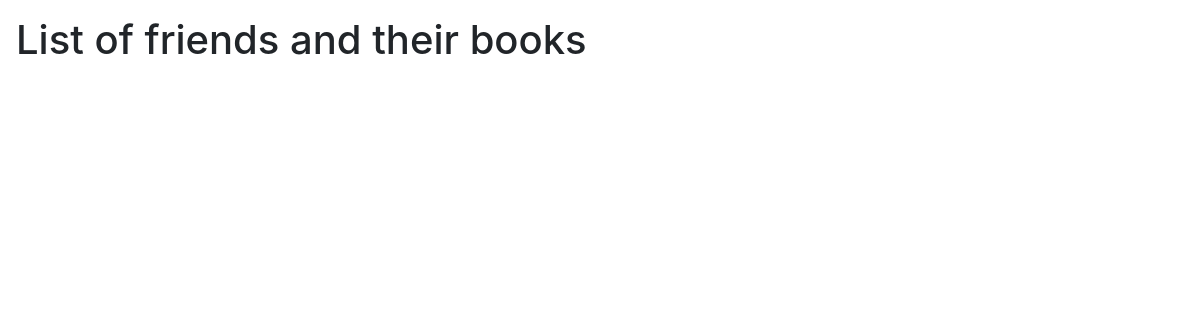
The page /friends/ on the database as committed earlier.
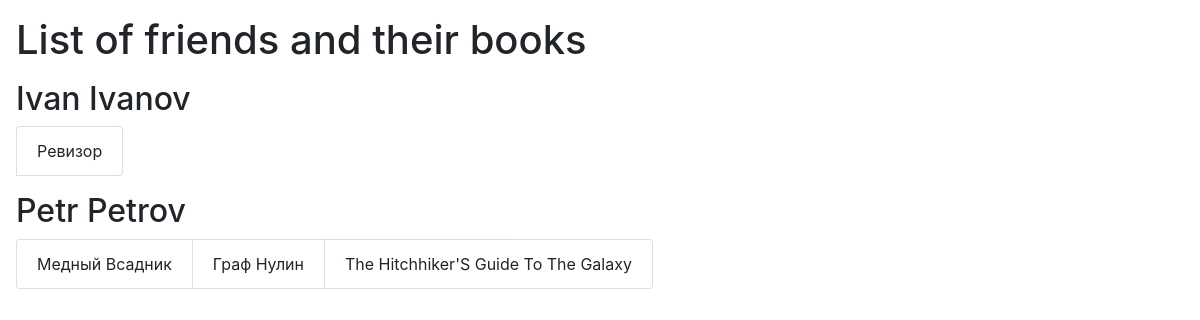
The same page on the database as committed later.
### app_first/models.py (models this page shows, shortened)
class Friend(models.Model):
    full_name = models.TextField()
    books = models.ManyToManyField(Book)

class Book(models.Model):
    ISBN = models.CharField(max_length=13)
    title = models.TextField()
    description = models.TextField()
    year_release = models.SmallIntegerField()
    author = models.ForeignKey(Author, on_delete=models.CASCADE)
    publisher = models.ForeignKey(Publisher, on_delete=models.CASCADE)
    copy_count = models.SmallIntegerField(default=1)
    price = models.DecimalField(max_digits=10, decimal_places=2)

### app_first/views.py (the view)
# urls.py: path('friends/', views.friends_list),
def friends_list(request):
    template = loader.get_template('friends.html')
    friends = Friend.objects.prefetch_related('books')
    friends_list=[];
    for friend in friends:
        books = [item.title for item in friend.books.all()]
        friends_list.append({
            'full_name': friend.full_name,
            'books': books,
        })
    friend_data = {
        "title": "List of friends and their books",
        "friends": friends_list,
    }
    return HttpResponse(template.render(friend_data, request))

### app_first/templates/friends.html (shortened to what this page needs)
<link rel="stylesheet" href="https://stackpath.bootstrapcdn.com/bootstrap/4.5.0/css/bootstrap.min.css">
<div class="ml-3 mt-3">
    <h1>{{title}}</h1>
        <div>
        {% for item in friends %}
            <div class="mt-3">
                <h2>{{item.full_name}}</h2>
                <ul class="list-group list-group-horizontal">
                {% for book in item.books %}
                    <li class="list-group-item">{{ book.title }}</li>
                {% endfor %}
                </ul>
            </div>
        {% endfor %}
        </div>
</div>

Rows that differ between the two databases and show on the page:
added Friend: full_name "Ivan Ivanov"
now on this page (row unchanged): Book: title "Ревизор", shown under "Ivan Ivanov"
added Friend: full_name "Petr Petrov"
now on this page (row unchanged): Book: title "Медный Всадник", shown under "Petr Petrov"
now on this page (row unchanged): Book: title "Граф Нулин", shown under "Petr Petrov"
now on this page (row unchanged): Book: title "The Hitchhiker'S Guide To The Galaxy", shown under "Petr Petrov"
